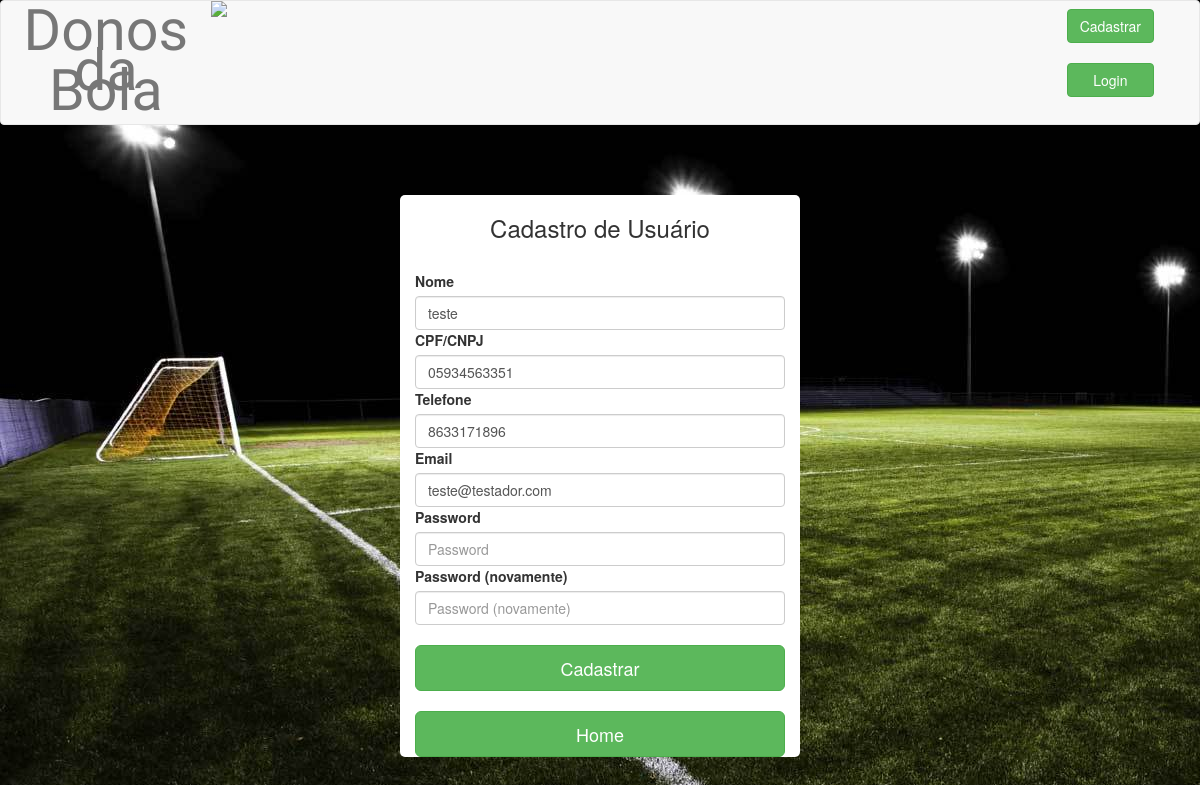
Page /cliente/2/ on the committed database.
### core/models.py (models this page shows, shortened)
class Cliente(AbstractBaseUser):
    nome = models.CharField(max_length=20)
    email = models.EmailField(db_index=True)
    telefone = models.CharField(max_length=15)
    cpf_cnpj = models.CharField(max_length=15)
    joined = models.DateTimeField(auto_now_add=True)
    is_active = models.BooleanField(default=True)
    is_admin = models.BooleanField(default=False)
    USERNAME_FIELD = 'email'
    class Meta:
        unique_together = ('email', 'cpf_cnpj')

### core/views.py (the view)
class ClienteUpdate(UpdateView):
    model = Cliente
    form_class = CadastroClienteForm

### core/forms.py (shortened to what this page needs)
class CadastroClienteForm(forms.ModelForm):
    nome = forms.CharField(widget=forms.TextInput,label="Nome", required=True)
    email = forms.EmailField(widget=forms.TextInput,label="Email", required=True)
    password1 = forms.CharField(widget=forms.PasswordInput,
                                label="Password", required=True)
    password2 = forms.CharField(widget=forms.PasswordInput,
                                label="Password (novamente)", required=True)
    cpf_cnpj = forms.CharField(max_length=15, label="CPF/CNPJ", required=True)
    telefone_regex = RegexValidator(
        regex=r'^\+?1?\d{9,15}$',
        message="Utilize este padrão para o telefone: '+999999999'. Tamanho máximo de 15 dígitos.")
    telefone = forms.CharField(validators=[telefone_regex], max_length=15) # validators precisam ser listas
    class Meta:
        model = Cliente
        fields = ("nome",
                    "cpf_cnpj",
                    "telefone", "email",
                    "password1", "password2",)

### core/templates/core/cliente_form.html (shortened to what this page needs)
{% extends "core/base.html" %}
{% load bootstrap3 %}
{% block bootstrap3_content %}
    <div class="container" style="width: 400px;border: 2x;border-radius: 5px;background-color: #ffffff">
    <div class="login-form" >
     <center><h3>Cadastro de Usuário</h3></center></br>
    <form method="POST">
        {% bootstrap_form form %}
        <br>{% buttons %}
        <input type="submit" value="Cadastrar" class="btn btn-success btn-lg btn-block">
        {% endbuttons %}
    </form><br>
     {% buttons %}
        <a href="/"><input type="submit" value="Home" class="btn btn-success btn-lg btn-block"></a>
        {% endbuttons %}
    </div>
    </div>
{% endblock %}

### static/css/custom.css (style rules this page uses)
body { background-color:#fff;font:normal 16px/22px Lato;color:#555; }
h1,h2,h3,h4,h5,h6 { font-family: Lato;margin: 0;padding: 0; }
h3 { font-weight:300;font-size: 35px;line-height:38px;margin-bottom:40px; }
@media (max-width: 1200px) { h3 { font-size: 25px;margin-bottom: 30px; } }
body { background: url('images/bg.jpg') fixed; }
body form .form-group { margin-bottom: 0px; }

### rows in the picture
Cliente: nome "teste", cpf_cnpj "05934563351", telefone "8633171896", email "teste@testador.com"
